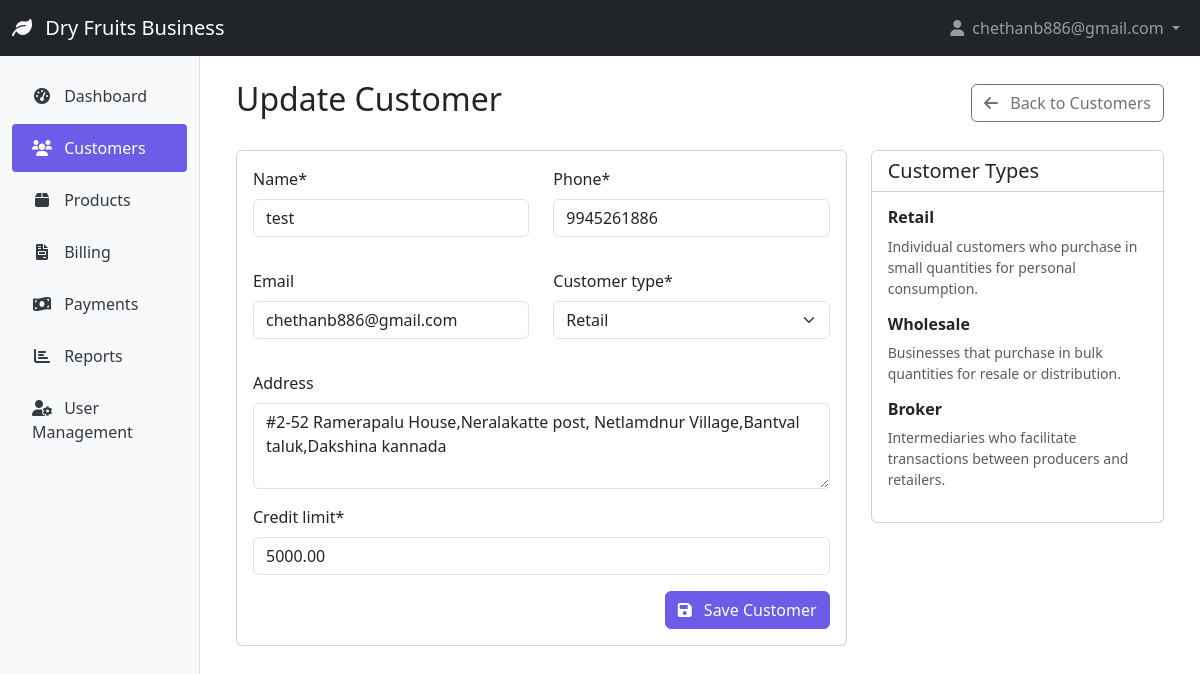
Page /customers/1/update/ (signed in) on the committed database.
### authentication/models.py (models this page shows, shortened)
class User(AbstractUser):
    ROLE_CHOICES = (
        ('admin', 'Admin'),
        ('executive', 'Executive'),
    )
    username = None
    email = models.EmailField('Email address', unique=True)
    role = models.CharField(max_length=20, choices=ROLE_CHOICES, default='executive')
    groups = models.ManyToManyField(
        'auth.Group',
        verbose_name='groups',
        blank=True,
        help_text='The groups this user belongs to.',
        related_name='custom_user_set',  # Add this line
        related_query_name='custom_user',
    )
    user_permissions = models.ManyToManyField(
        'auth.Permission',
        verbose_name='user permissions',
        blank=True,
        help_text='Specific permissions for this user.',
        related_name='custom_user_set',  # Add this line
        related_query_name='custom_user',
    )
    USERNAME_FIELD = 'email'
    REQUIRED_FIELDS = []
    objects = UserManager()
    @property
    def is_admin(self):
        return self.role == 'admin'
    @property
    def is_executive(self):
        return self.role == 'executive'

### customers/models.py (models this page shows, shortened)
class Customer(models.Model):
    CUSTOMER_TYPE_CHOICES = (
        ('retail', 'Retail'),
        ('wholesale', 'Wholesale'),
        ('distributor', 'Distributor'),
    )
    name = models.CharField(max_length=100)
    phone = models.CharField(max_length=15)
    email = models.EmailField(blank=True, null=True)
    address = models.TextField(blank=True, null=True)
    customer_type = models.CharField(max_length=20, choices=CUSTOMER_TYPE_CHOICES, default='retail')
    credit_limit = models.DecimalField(max_digits=10, decimal_places=2, default=0)
    created_at = models.DateTimeField(auto_now_add=True)
    updated_at = models.DateTimeField(auto_now=True)

### customers/views.py (the view)
# urls.py: path('<int:pk>/update/', views.customer_update, name='customer_update'),
@login_required
@executive_required
def customer_update(request, pk):
    customer = get_object_or_404(Customer, pk=pk)
    if request.method == 'POST':
        form = CustomerForm(request.POST, instance=customer)
        if form.is_valid():
            form.save()
            messages.success(request, 'Customer updated successfully!')
            return redirect('customer_list')
    else:
        form = CustomerForm(instance=customer)
    return render(request, 'customers/customer_form.html', {'form': form, 'title': 'Update Customer'})

### customers/forms.py
class CustomerForm(forms.ModelForm):
    class Meta:
        model = Customer
        fields = ['name', 'phone', 'email', 'address', 'customer_type', 'credit_limit']
        widgets = {
            'name': forms.TextInput(attrs={'class': 'form-control', 'placeholder': 'Customer Name'}),
            'phone': forms.TextInput(attrs={'class': 'form-control', 'placeholder': 'Phone Number'}),
            'email': forms.EmailInput(attrs={'class': 'form-control', 'placeholder': 'Email (Optional)'}),
            'address': forms.Textarea(attrs={'class': 'form-control', 'placeholder': 'Address (Optional)', 'rows': 3}),
            'customer_type': forms.Select(attrs={'class': 'form-select'}),
            'credit_limit': forms.NumberInput(attrs={'class': 'form-control', 'placeholder': 'Credit Limit'}),
        }

### templates/customers/customer_form.html (shortened to what this page needs)
{% extends 'base.html' %}
{% load crispy_forms_tags %}
{% block content %}
<div class="container-fluid">
    <div class="d-flex justify-content-between align-items-center mb-4">
        <h1 class="h2">{{ title }}</h1>
        <a href="{% url 'customer_list' %}" class="btn btn-outline-secondary">
            <i class="fas fa-arrow-left me-2"></i> Back to Customers
        </a>
    </div>
    <div class="row">
        <div class="col-md-8">
            <div class="card">
                <div class="card-body">
                    <form method="post">
                        <div class="row">
                            <div class="col-md-6 mb-3">
                                {{ form.name|as_crispy_field }}
                            </div>
                            <div class="col-md-6 mb-3">
                                {{ form.phone|as_crispy_field }}
                            </div>
                        </div>
                        <div class="row">
                            <div class="col-md-6 mb-3">
                                {{ form.email|as_crispy_field }}
                            </div>
                            <div class="col-md-6 mb-3">
                                {{ form.customer_type|as_crispy_field }}
                            </div>
                        </div>
                        <div class="mb-3">
                            {{ form.address|as_crispy_field }}
                        </div>
                        <div class="mb-3">
                            {{ form.credit_limit|as_crispy_field }}
                        </div>
                        <div class="d-grid gap-2 d-md-flex justify-content-md-end">
                            <button type="submit" class="btn btn-primary">
                                <i class="fas fa-save me-2"></i> Save Customer
                            </button>
                        </div>
                    </form>
                </div>
            </div>
        </div>
        <div class="col-md-4">
            <div class="card">
                <div class="card-header bg-white">
                    <h5 class="mb-0">Customer Types</h5>
                </div>
                <div class="card-body">
                    <div class="mb-3">
                        <h6 class="fw-bold">Retail</h6>
                        <p class="text-muted small">
                            Individual customers who purchase in small quantities for personal consumption.
                        </p>
                    </div>
                    <div class="mb-3">
                        <h6 class="fw-bold">Wholesale</h6>
                        <p class="text-muted small">
                            Businesses that purchase in bulk quantities for resale or distribution.
                        </p>
                    </div>
                    <div>
                        <h6 class="fw-bold">Broker</h6>
                        <p class="text-muted small">
                            Intermediaries who facilitate transactions between producers and retailers.
                        </p>
                    </div>
                </div>
            </div>
        </div>
    </div>
</div>
{% endblock %}

### templates/base.html (shortened to what this page needs)
<!DOCTYPE html>
<html lang="en">
<head>
    <link href="https://cdn.jsdelivr.net/npm/bootstrap@5.3.0-alpha1/dist/css/bootstrap.min.css" rel="stylesheet">
    <link rel="stylesheet" href="https://cdnjs.cloudflare.com/ajax/libs/font-awesome/6.0.0/css/all.min.css">
</head>
<body>
    <nav class="navbar navbar-expand-lg navbar-dark bg-dark">
        <div class="container-fluid">
            <a class="navbar-brand" href="{% url 'dashboard' %}">
                <i class="fas fa-leaf me-2"></i>
                Dry Fruits Business
            </a>
            <div class="collapse navbar-collapse" id="navbarNav">
                <ul class="navbar-nav ms-auto">
                    {% if user.is_authenticated %}
                        <li class="nav-item dropdown">
                            <a class="nav-link dropdown-toggle" href="#" id="navbarDropdown" role="button" data-bs-toggle="dropdown">
                                <i class="fas fa-user me-1"></i> {{ user.get_full_name|default:user.email }}
                            </a>
                        </li>
                    {% else %}
                        <li class="nav-item">
                            <a class="nav-link" href="{% url 'login' %}">Login</a>
                        </li>
                    {% endif %}
                </ul>
            </div>
        </div>
    </nav>
    <div class="container-fluid">
        <div class="row">
            {% if user.is_authenticated %}
                <div class="col-md-3 col-lg-2 d-md-block sidebar collapse">
                    <div class="position-sticky pt-3">
                        <ul class="nav flex-column">
                            <li class="nav-item">
                                <a class="nav-link {% if request.path == '/' %}active{% endif %}" href="{% url 'dashboard' %}">
                                    <i class="fas fa-tachometer-alt"></i> Dashboard
                                </a>
                            </li>
                            <li class="nav-item">
                                <a class="nav-link {% if '/customers/' in request.path %}active{% endif %}" href="{% url 'customer_list' %}">
                                    <i class="fas fa-users"></i> Customers
                                </a>
                            </li>
                            <li class="nav-item">
                                <a class="nav-link {% if '/products/' in request.path %}active{% endif %}" href="{% url 'product_list' %}">
                                    <i class="fas fa-box"></i> Products
                                </a>
                            </li>
                            <li class="nav-item">
                                <a class="nav-link {% if '/billing/' in request.path %}active{% endif %}" href="{% url 'billing_list' %}">
                                    <i class="fas fa-file-invoice"></i> Billing
                                </a>
                            </li>
                            <li class="nav-item">
                                <a class="nav-link {% if '/payments/' in request.path %}active{% endif %}" href="{% url 'payment_list' %}">
                                    <i class="fas fa-money-bill-wave"></i> Payments
                                </a>
                            </li>
                            <li class="nav-item">
                                <a class="nav-link {% if '/reports/' in request.path %}active{% endif %}" href="{% url 'report_list' %}">
                                    <i class="fas fa-chart-bar"></i> Reports
                                </a>
                            </li>
                            {% if user.is_admin %}
                            <li class="nav-item">
                                <a class="nav-link {% if '/users/' in request.path %}active{% endif %}" href="{% url 'user_list' %}">
                                    <i class="fas fa-user-cog"></i> User Management
                                </a>
                            </li>
                            {% endif %}
                        </ul>
                    </div>
                </div>
                <main class="col-md-9 ms-sm-auto col-lg-10 px-md-4 content">
            {% else %}
                <main class="col-12 content">
            {% endif %}
                {% block content %}{% endblock %}
            </main>
        </div>
    </div>
</body>
</html>

### templates/base.html (style rules this page uses)
:root { --primary-color: #6c5ce7; --secondary-color: #a29bfe; --accent-color: #fd79a8; --light-color: #f8f9fa; --dark-color: #343a40; }
.sidebar { min-height: calc(100vh - 56px); background-color: var(--light-color); border-right: 1px solid #dee2e6; }
.sidebar .nav-link { color: var(--dark-color); padding: 0.75rem 1.25rem; border-radius: 0.25rem; margin-bottom: 0.25rem; }
.sidebar .nav-link.active { background-color: var(--primary-color); color: white; }
.sidebar .nav-link i { margin-right: 0.5rem; width: 1.25rem; text-align: center; }
.content { padding: 1.5rem; }
.btn-primary { background-color: var(--primary-color); border-color: var(--primary-color); }

### rows in the picture
User: get_full_name "chethanb886@gmail.com"
Customer: name "test", phone "9945261886", email "chethanb886@gmail.com", customer_type "Retail", address "#2-52 Ramerapalu House,Neralakatte post, Netlamdnur Village,Bantval taluk,Dakshina kannada", credit_limit "5000.00"

### other values in the picture
{{ title }} "Update Customer"
